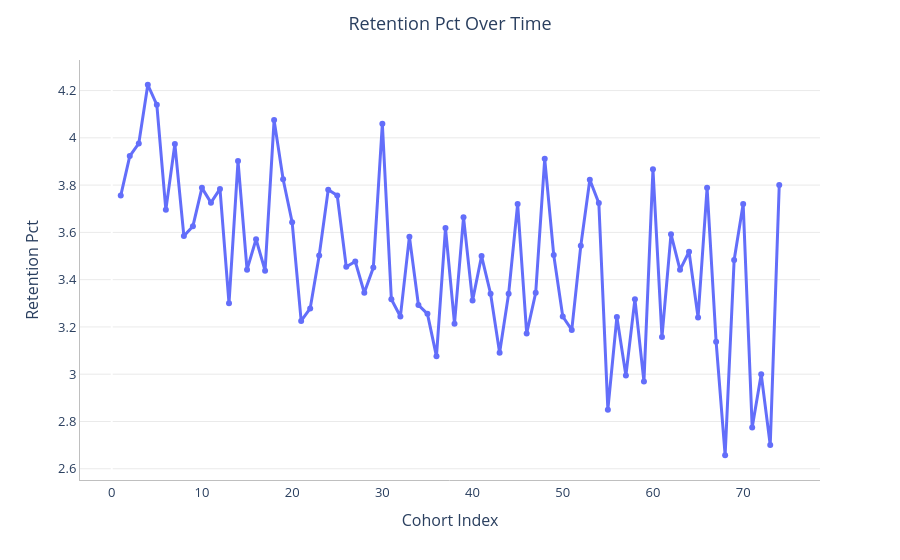

The notebook cell saved with this chart:
### Code cell
average_retention_after_first = average_retention[
    average_retention["cohort_index"] > 0
]

fig = my_line_plot(
    average_retention_after_first,
    x_col="cohort_index",
    y_col="retention_pct"
)

fig.show()

### Figure 1 — Plotly figure (JSON) as saved in the notebook; plotly's stock layout.template omitted (floating-point values rounded to 4 significant figures)
{"data": [{"hovertemplate": "cohort_index=%{x}<br>retention_pct=%{y}<extra></extra>", "legendgroup": "", "line": {"color": "#636efa", "dash": "solid", "width": 3}, "marker": {"symbol": "circle"}, "mode": "lines+markers", "name": "", "orientation": "v", "showlegend": false, "type": "scatter", "x": [1, 2, 3, 4, 5, 6, 7, 8, 9, 10, 11, 12, 13, 14, 15, 16, 17, 18, 19, 20, 21, 22, 23, 24, 25, 26, 27, 28, 29, 30, 31, 32, 33, 34, 35, 36, 37, 38, 39, 40, 41, 42, 43, 44, 45, 46, 47, 48, 49, 50, 51, 52, 53, 54, 55, 56, 57, 58, 59, 60, 61, 62, 63, 64, 65, 66, 67, 68, 69, 70, 71, 72, 73, 74], "xaxis": "x", "y": [3.756, 3.923, 3.977, 4.225, 4.14, 3.695, 3.974, 3.584, 3.626, 3.788, 3.726, 3.784, 3.3, 3.902, 3.442, 3.571, 3.438, 4.075, 3.825, 3.643, 3.225, 3.278, 3.502, 3.78, 3.756, 3.454, 3.477, 3.344, 3.451, 4.06, 3.317, 3.244, 3.582, 3.293, 3.255, 3.076, 3.618, 3.214, 3.664, 3.311, 3.5, 3.341, 3.091, 3.34, 3.72, 3.172, 3.344, 3.911, 3.504, 3.244, 3.188, 3.543, 3.823, 3.724, 2.85, 3.242, 2.994, 3.318, 2.969, 3.867, 3.157, 3.592, 3.442, 3.518, 3.24, 3.789, 3.138, 2.657, 3.483, 3.72, 2.775, 3.0, 2.7, 3.8], "yaxis": "y"}], "layout": {"font": {"size": 13}, "legend": {"title": {"text": ""}, "tracegroupgap": 0}, "margin": {"t": 60}, "paper_bgcolor": "white", "plot_bgcolor": "white", "title": {"text": "Retention Pct Over Time", "x": 0.5}, "xaxis": {"anchor": "y", "domain": [0, 1], "linecolor": "#BFBFBF", "showgrid": false, "title": {"text": "Cohort Index"}}, "yaxis": {"anchor": "x", "domain": [0, 1], "gridcolor": "#EAEAEA", "linecolor": "#BFBFBF", "title": {"text": "Retention Pct"}}}}
